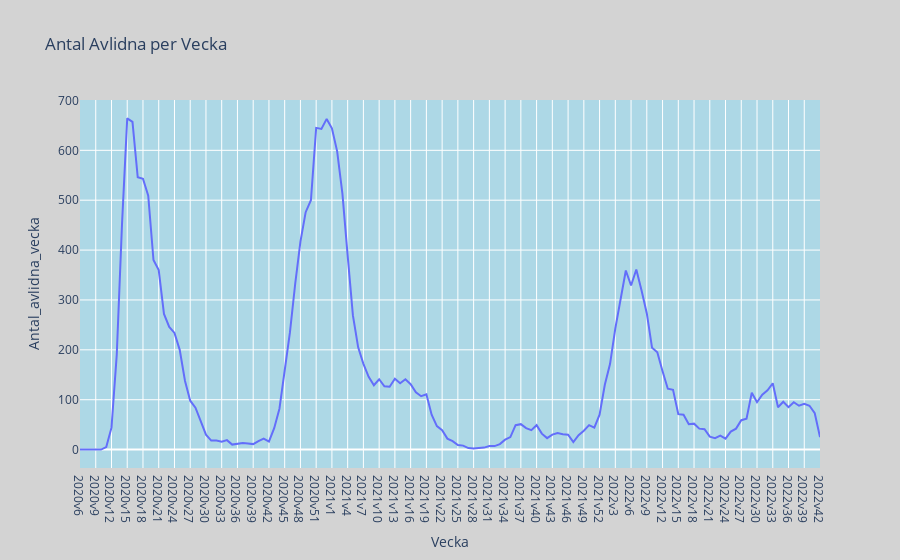

Here is the notebook cell this chart was saved with:
### Code cell
fig = px.line(veckodata_riket, x='Vecka', y='Antal_avlidna_vecka', title='Antal Avlidna per Vecka')
fig.update_layout(
    plot_bgcolor='lightblue', 
    paper_bgcolor='lightgrey' 
)

fig.show()

### Figure 1 — Plotly figure (JSON) as saved in the notebook; plotly's stock layout.template omitted (floating-point values rounded to 4 significant figures; data arrays with more than 128 entries replaced by an {"elided": "..."} marker saying what was removed)
{"data": [{"hovertemplate": "Vecka=%{x}<br>Antal_avlidna_vecka=%{y}<extra></extra>", "legendgroup": "", "line": {"color": "#636efa", "dash": "solid"}, "marker": {"symbol": "circle"}, "mode": "lines", "name": "", "orientation": "v", "showlegend": false, "type": "scatter", "x": {"elided": "142 str values"}, "xaxis": "x", "y": {"elided": "142 int values"}, "yaxis": "y"}], "layout": {"legend": {"tracegroupgap": 0}, "paper_bgcolor": "lightgrey", "plot_bgcolor": "lightblue", "title": {"text": "Antal Avlidna per Vecka"}, "xaxis": {"anchor": "y", "domain": [0, 1], "title": {"text": "Vecka"}}, "yaxis": {"anchor": "x", "domain": [0, 1], "title": {"text": "Antal_avlidna_vecka"}}}}
